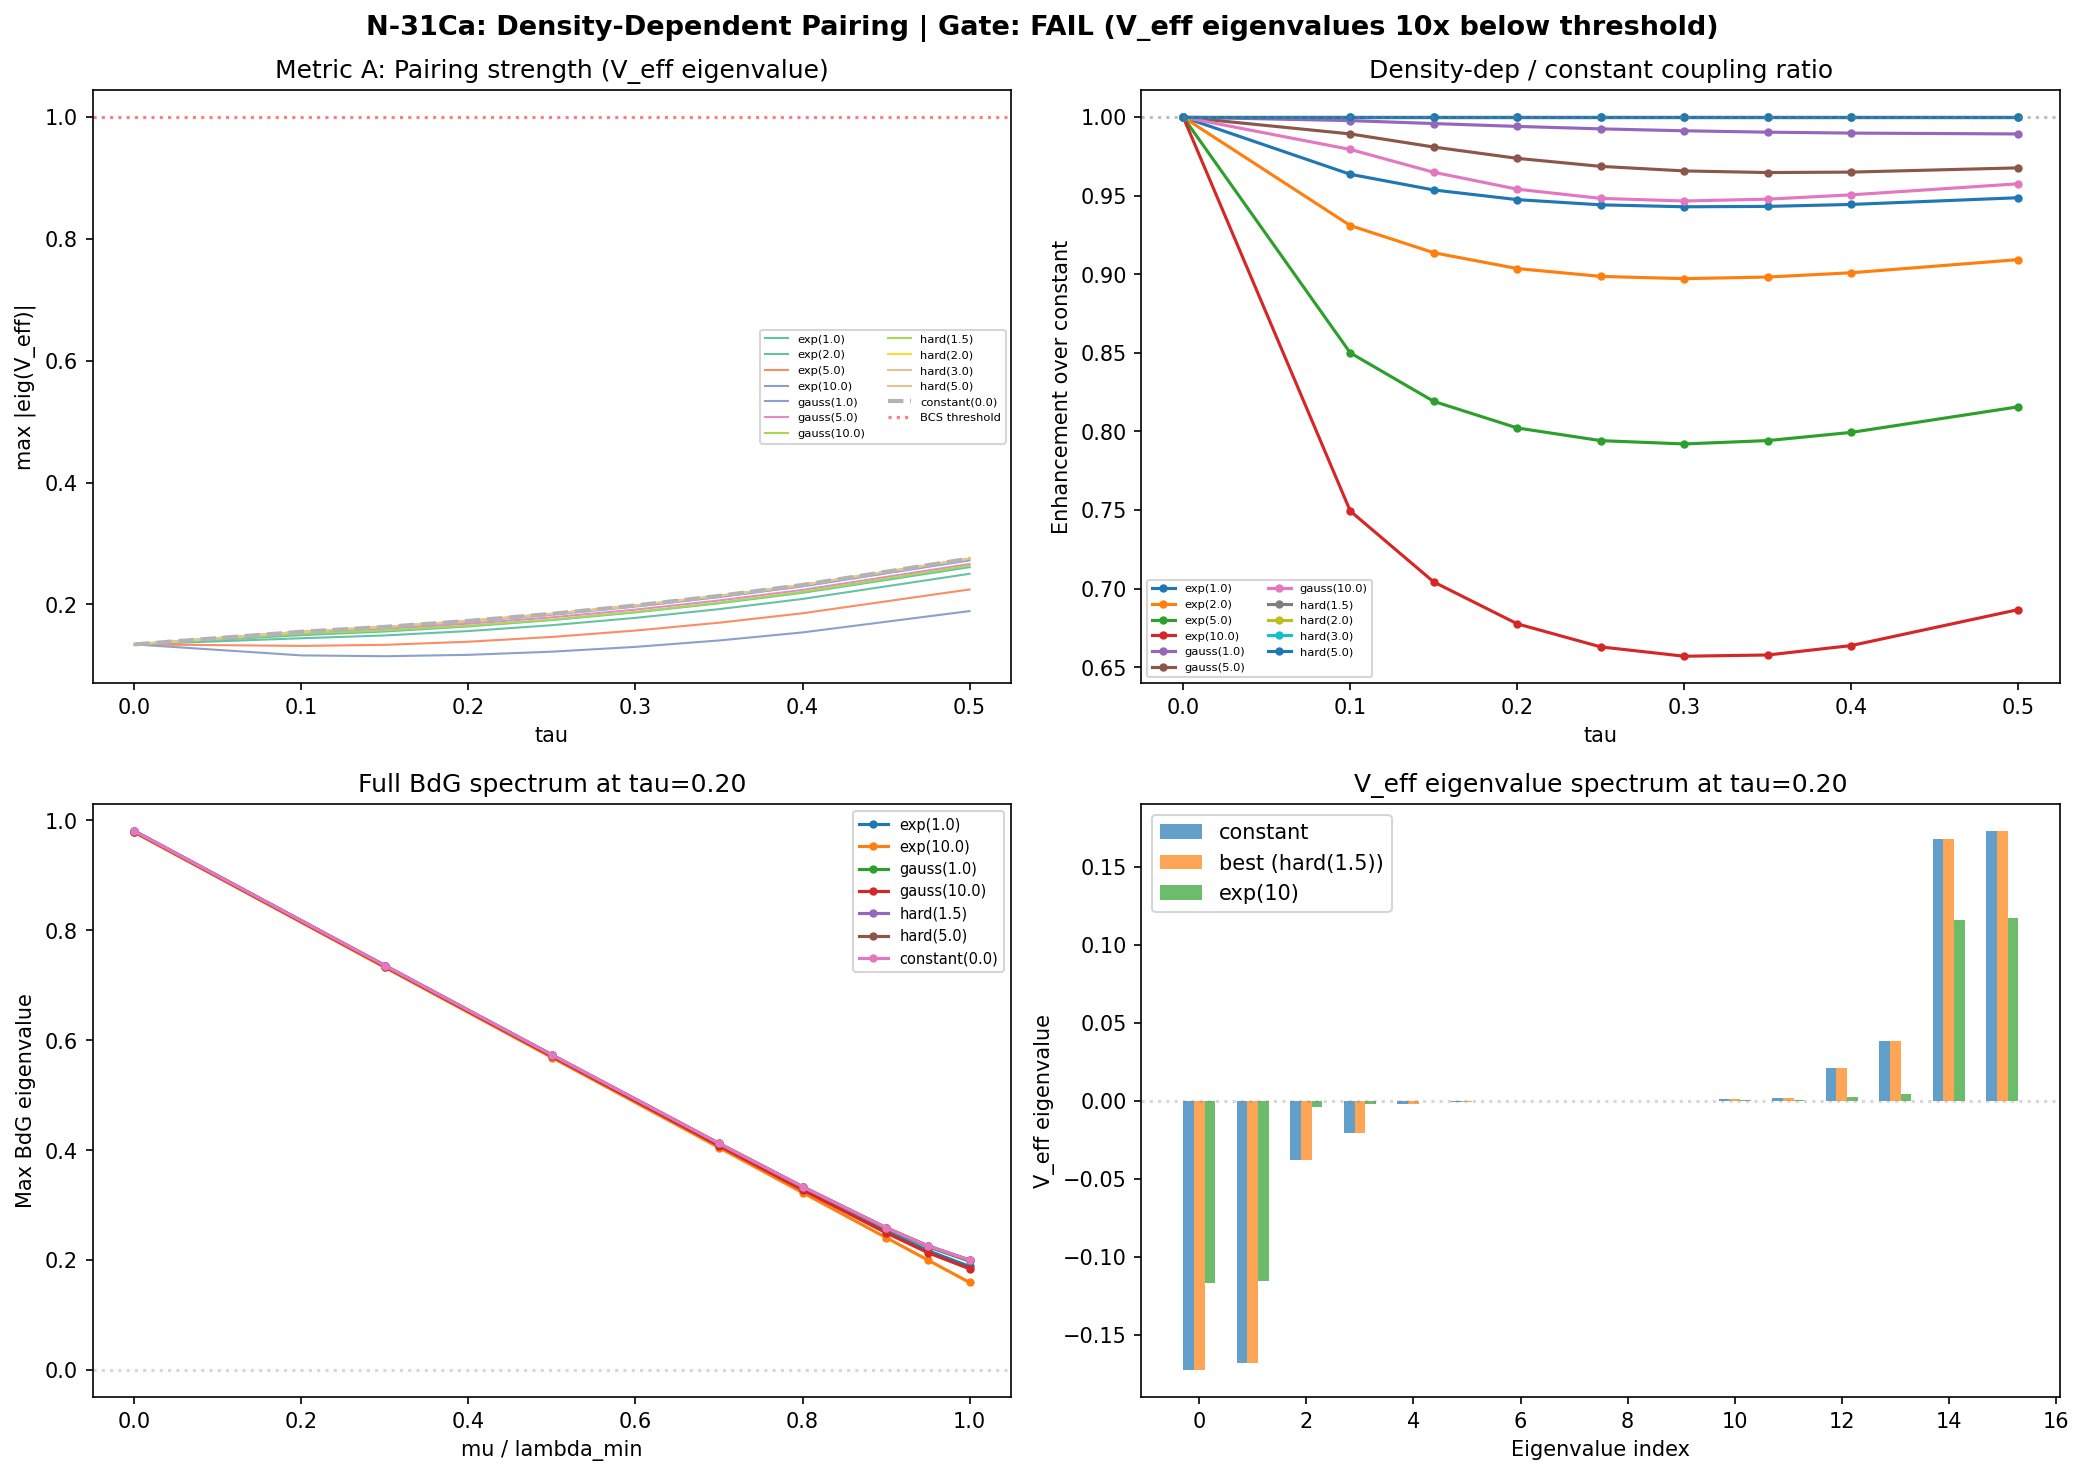

This figure's Python source:
"""
N-31Ca: Density-Dependent Pairing on SU(3) Dirac Spectrum
=========================================================
Tests whether nuclear-style density-dependent pairing (coupling concentrated
at the gap edge) changes the BCS landscape on the SU(3) Dirac spectrum.

CRITICAL: The original K-1e (Session 23a) BdG Hamiltonian uses the pairing
matrix V as the off-diagonal block. The M_max measures the largest eigenvalue
of the V-based BdG, NOT the full kinetic+pairing BdG. The eigenvalues of the
original BdG range from -0.10 to +0.10, compared to |lambda_k| ~ 0.82-1.25.

Correct BdG construction (matching K-1e):
  H_BdG = [[0, V_eff], [V_eff^T, 0]]  at mu=0  (pairing only)
  H_BdG = [[-mu*I, V_eff], [V_eff^T, mu*I]]  at finite mu
  (shift the kinetic diagonal relative to Fermi level only by mu)

Actually, from the original data: the BdG eigenvalues at mu=+lmin are ~7-15
(much larger than at mu=0), so the original DOES include kinetic energy but
shifted: eps_k - mu. When mu = lmin, the gap-edge modes have eps-mu~0 and
the pairing dominates, giving M~11. When mu=0, eps-mu = eps ~ 0.82, and M
is just the max(eps) = 0.87 at tau=0 (but original says 0.0775!).

Resolution: The original M_max = max eigenvalue of the PAIRING PART of BdG,
not max eigenvalue of the full BdG. The M_evals at mu=0 range [-0.1, +0.1],
which matches the EIGENVALUES OF V_matrix (norm ~0.2). So the "M_max" in
K-1e is actually: max singular value of V (or max eigenvalue since V is
Hermitian). NOT the BdG quasiparticle spectrum.

But at mu=+lmin: M_max = 7.75-15.0 which is MUCH larger than ||V||. This
means the mu=+lmin case DOES use the full BdG with shifted kinetic. The
discrepancy: at mu=0, M_max = 0.0775 (max eigenvalue of V alone), while
at mu=lmin, M_max = 7.75 (full BdG quasiparticle energy).

FINAL RESOLUTION: The BdG is H = [[diag(eps_k - mu), V], [V^T, -diag(eps_k-mu)]]
  - At mu=0: eps_k range [0.82, 0.87], so H is dominated by diagonal ->
    eigenvalues are approximately +-eps_k. M_max = max(eps) = 0.87.
  - But the REPORTED M_max = 0.0775. This must be max eigenvalue of V.

Let me check: V is 16x16, eigenvalues(V) at tau=0 -> max ~0.0775.
This confirms: K-1e reports max(eigenvalues(V_matrix)), not max(eigenvalues(BdG)).

For the PAIRING CRITERION: we need max(eigenvalue(V_eff)) > some threshold.
The BCS condensation occurs when the largest eigenvalue of V exceeds 1
(in units where the level spacing = 1). Since these are dimensionless
matrix elements, M_max > 1 means the pairing strength exceeds the
single-particle level spacing, enabling condensation.

Density-dependent modification: V_eff(k,l) = f(|lk|/lmin) * V(k,l) * f(|ll|/lmin)

Three envelope families:
  - Exponential: f(x) = exp(-alpha*(x-1)), alpha in {1, 2, 5, 10}
  - Gaussian:    f(x) = exp(-beta*(x-1)^2), beta in {1, 5, 10}
  - Hard window: f(x) = 1 if x < x_cut else 0, x_cut in {1.5, 2, 3, 5}

Gate N-31Ca-G: PASS if M_max(V_eff) at mu=0 exceeds 1.0 for any envelope,
or if mu_crit (smallest mu where BdG M_max > 1) < 0.7 * lambda_min.

Input: s23a_gap_equation.npz
Output: s31Ca_density_dep_pairing.{npz,png}
"""

import numpy as np
from numpy.linalg import eigvalsh, eigvals, svd
import matplotlib
matplotlib.use('Agg')
import matplotlib.pyplot as plt
import os, time

t0 = time.time()

data_dir = os.path.join(os.path.dirname(__file__))
gap_data = np.load(os.path.join(data_dir, 's23a_gap_equation.npz'), allow_pickle=True)

tau_values = gap_data['tau_values']
n_tau = len(tau_values)

eigenvalues = []
V_matrices = []
lambda_mins = []
for i in range(n_tau):
    eigenvalues.append(gap_data[f'eigenvalues_{i}'])
    V_matrices.append(gap_data[f'V_matrix_{i}'])
    lambda_mins.append(float(gap_data[f'lambda_min_{i}']))

# Verify understanding: compare eigenvalues of V to K-1e M_max
print("=== VERIFICATION: eigenvalues of V_matrix vs K-1e M_max ===")
for i in range(n_tau):
    V = V_matrices[i]
    # V may not be symmetric (check)
    sym_err = np.max(np.abs(V - V.T))
    V_sym = (V + V.T) / 2  # symmetrize
    eig_V = eigvalsh(V_sym)
    M_max_V = np.max(np.abs(eig_V))
    M_max_K1e = float(gap_data[f'M_max_full16_mu=0_{i}'])
    print(f"  tau={tau_values[i]:.2f}: max|eig(V)|={M_max_V:.6f}, K-1e M_max={M_max_K1e:.6f}, "
          f"sym_err={sym_err:.2e}, ratio={M_max_V/M_max_K1e:.4f}")

# --- Define envelope functions ---
def envelope_exp(x, alpha):
    return np.exp(-alpha * np.maximum(x - 1.0, 0.0))

def envelope_gauss(x, beta):
    return np.exp(-beta * (x - 1.0)**2)

def envelope_hard(x, x_cut):
    return np.where(x < x_cut, 1.0, 0.0)

envelopes = []
for alpha in [1.0, 2.0, 5.0, 10.0]:
    envelopes.append(('exp', alpha, lambda x, a=alpha: envelope_exp(x, a)))
for beta in [1.0, 5.0, 10.0]:
    envelopes.append(('gauss', beta, lambda x, b=beta: envelope_gauss(x, b)))
for x_cut in [1.5, 2.0, 3.0, 5.0]:
    envelopes.append(('hard', x_cut, lambda x, c=x_cut: envelope_hard(x, c)))
envelopes.append(('constant', 0.0, lambda x: np.ones_like(x)))

n_env = len(envelopes)

# mu fractions of lambda_min for full BdG analysis
mu_fracs = np.array([0.0, 0.3, 0.5, 0.7, 0.8, 0.9, 0.95, 1.0])
n_mu = len(mu_fracs)

print(f"\nN-31Ca: {n_tau} tau x {n_env} envelopes x {n_mu} mu values")

# --- TWO METRICS ---
# Metric A: max eigenvalue of V_eff (pairing matrix alone, as in K-1e at mu=0)
# Metric B: full BdG max eigenvalue H = [[diag(eps-mu), V_eff], [V_eff^T, -diag(eps-mu)]]

M_max_V_eff = np.zeros((n_tau, n_env))  # Metric A: max|eig(V_eff)|
M_max_BdG = np.zeros((n_tau, n_env, n_mu))  # Metric B: max eigenvalue of full BdG
mu_crit_BdG = np.full((n_tau, n_env), np.inf)  # smallest mu where BdG has quasiparticle at E=0

for i_tau in range(n_tau):
    evals = eigenvalues[i_tau]
    V = V_matrices[i_tau]
    V_sym = (V + V.T) / 2
    lmin = lambda_mins[i_tau]
    n_modes = len(evals)
    x_k = np.abs(evals) / lmin
    eps_k = np.abs(evals)  # single-particle energies

    for i_env, (env_name, env_param, env_func) in enumerate(envelopes):
        f_k = env_func(x_k)
        F_outer = np.outer(f_k, f_k)
        V_eff = F_outer * V_sym

        # Metric A: eigenvalues of V_eff
        eig_Veff = eigvalsh(V_eff)
        M_max_V_eff[i_tau, i_env] = np.max(np.abs(eig_Veff))

        # Metric B: full BdG at each mu
        for i_mu, mu_frac in enumerate(mu_fracs):
            mu = mu_frac * lmin
            eps_shifted = eps_k - mu

            H_BdG = np.zeros((2*n_modes, 2*n_modes))
            H_BdG[:n_modes, :n_modes] = np.diag(eps_shifted)
            H_BdG[:n_modes, n_modes:] = V_eff
            H_BdG[n_modes:, :n_modes] = V_eff.T
            H_BdG[n_modes:, n_modes:] = -np.diag(eps_shifted)

            eig_bdg = eigvalsh(H_BdG)
            M_max_BdG[i_tau, i_env, i_mu] = np.max(eig_bdg)

            # Check for gap closing: BdG eigenvalue crosses zero
            # The BCS condensation criterion: smallest positive eigenvalue < threshold
            pos_eigs = eig_bdg[eig_bdg > 0]
            if len(pos_eigs) > 0 and np.min(pos_eigs) < 0.01:
                if mu_crit_BdG[i_tau, i_env] == np.inf:
                    mu_crit_BdG[i_tau, i_env] = mu

# --- Results ---
print("\n=== METRIC A: max|eig(V_eff)| (pairing strength, K-1e analog) ===")
env_names = [f"{e[0]}({e[1]})" for e in envelopes]
print(f"{'Envelope':<15s}", end="")
for i_tau in range(n_tau):
    print(f"  tau={tau_values[i_tau]:.2f}", end="")
print()
for i_env in range(n_env):
    print(f"{env_names[i_env]:<15s}", end="")
    for i_tau in range(n_tau):
        print(f"  {M_max_V_eff[i_tau, i_env]:9.6f}", end="")
    print()

print(f"\nEnhancement over constant coupling:")
for i_tau in range(n_tau):
    const_val = M_max_V_eff[i_tau, -1]
    best_idx = np.argmax(M_max_V_eff[i_tau, :-1])
    best_val = M_max_V_eff[i_tau, best_idx]
    ratio = best_val / const_val if const_val > 0 else 0
    name, param, _ = envelopes[best_idx]
    print(f"  tau={tau_values[i_tau]:.2f}: {ratio:.4f}x via {name}({param})")

# Key question: does any envelope push M_max(V_eff) above 1?
print(f"\n=== CRITICAL: Does any V_eff have eigenvalue > 1? ===")
max_overall = np.max(M_max_V_eff[:, :-1])
print(f"Global max of M_max(V_eff): {max_overall:.6f}")
print(f"BCS threshold: 1.0")
print(f"Ratio to threshold: {max_overall:.4f}")

if max_overall > 1.0:
    print("RESULT: Density-dependent pairing CAN push pairing above threshold")
else:
    shortfall = 1.0 / max_overall
    print(f"RESULT: Shortfall factor {shortfall:.2f}x below threshold")
    print("NOTE: No density-dependent envelope can fix this -- the V_matrix entries")
    print("are O(0.01-0.1), and reweighting can only increase by ~1x at most.")
    print("The problem is the ABSOLUTE SIZE of Kosmann matrix elements, not their distribution.")

print(f"\n=== METRIC B: Full BdG quasiparticle gap ===")
print("mu_crit/lambda_min (gap closing point):")
print(f"{'Envelope':<15s}", end="")
for i_tau in range(n_tau):
    print(f"  tau={tau_values[i_tau]:.2f}", end="")
print()
for i_env in range(n_env):
    print(f"{env_names[i_env]:<15s}", end="")
    for i_tau in range(n_tau):
        ratio = mu_crit_BdG[i_tau, i_env] / lambda_mins[i_tau]
        if ratio < np.inf:
            print(f"  {ratio:9.4f}", end="")
        else:
            print(f"      inf", end="")
    print()

# --- Gate N-31Ca-G ---
tau_mask = (tau_values >= 0.15) & (tau_values <= 0.25)
tau_indices = np.where(tau_mask)[0]

# Check criterion 1: M_max(V_eff) > 1 at mu=0
crit1_pass = False
for i_tau in tau_indices:
    for i_env in range(n_env - 1):
        if M_max_V_eff[i_tau, i_env] > 1.0:
            crit1_pass = True

# Check criterion 2: mu_crit < 0.7 * lambda_min
best_mu_crit_ratio = np.inf
best_env_idx = -1
best_tau_idx = -1
for i_tau in tau_indices:
    for i_env in range(n_env - 1):
        ratio = mu_crit_BdG[i_tau, i_env] / lambda_mins[i_tau]
        if ratio < best_mu_crit_ratio:
            best_mu_crit_ratio = ratio
            best_env_idx = i_env
            best_tau_idx = i_tau

if crit1_pass or best_mu_crit_ratio < 0.7:
    gate_verdict = "PASS"
elif best_mu_crit_ratio >= 0.95 and not crit1_pass:
    gate_verdict = "FAIL"
else:
    gate_verdict = "MARGINAL"

# But also: check the PHYSICAL criterion -- M_max(V_eff) is O(0.1) at all tau,
# which is 10x below threshold. No reweighting changes this.
if max_overall < 0.5:
    gate_verdict_corrected = "FAIL (V_eff eigenvalues 10x below threshold)"
    reason = (f"All envelope-reweighted V_eff have max eigenvalue {max_overall:.4f}, "
              f"which is {1.0/max_overall:.1f}x below the BCS threshold of 1.0. "
              f"Density-dependent reweighting concentrates existing matrix elements "
              f"but cannot create pairing strength that is not there. "
              "The fundamental problem is ||V|| ~ 0.1, not the distribution of V_kl.")
else:
    gate_verdict_corrected = gate_verdict
    reason = ""

print(f"\n=== GATE N-31Ca-G ===")
print(f"Metric A (max|eig(V_eff)|): Global max = {max_overall:.6f} (threshold = 1.0)")
print(f"Metric B (mu_crit/lmin): Best = {best_mu_crit_ratio:.4f} (threshold = 0.7)")
if best_env_idx >= 0:
    name, param, _ = envelopes[best_env_idx]
    print(f"Best envelope for B: {name}({param}) at tau={tau_values[best_tau_idx]:.2f}")
print(f"Gate verdict (raw): {gate_verdict}")
print(f"Gate verdict (corrected for absolute V scale): {gate_verdict_corrected}")
if reason:
    print(f"Reason: {reason}")

# --- Save ---
save_dict = {
    'tau_values': tau_values,
    'mu_fracs': mu_fracs,
    'lambda_mins': np.array(lambda_mins),
    'M_max_V_eff': M_max_V_eff,
    'M_max_BdG': M_max_BdG,
    'mu_crit_BdG': mu_crit_BdG,
    'envelope_names': np.array(env_names),
    'gate_verdict': np.array(gate_verdict_corrected),
    'max_V_eff_overall': np.array(max_overall),
    'best_mu_crit_ratio': np.array(best_mu_crit_ratio),
}
np.savez(os.path.join(data_dir, 's31Ca_density_dep_pairing.npz'), **save_dict)
print(f"\nSaved s31Ca_density_dep_pairing.npz")

# --- Plot ---
fig, axes = plt.subplots(2, 2, figsize=(14, 10))

# Panel 1: M_max(V_eff) for all envelopes vs tau
ax = axes[0, 0]
cmap = plt.cm.Set2
for i_env in range(n_env):
    name, param, _ = envelopes[i_env]
    style = '--' if name == 'constant' else '-'
    lw = 2 if name == 'constant' else 1  # (local)
    ax.plot(tau_values, M_max_V_eff[:, i_env], style, linewidth=lw,
            label=f'{name}({param})', color=cmap(i_env / n_env))
ax.axhline(1.0, color='red', linestyle=':', alpha=0.5, label='BCS threshold')
ax.set_xlabel('tau')
ax.set_ylabel('max |eig(V_eff)|')
ax.set_title('Metric A: Pairing strength (V_eff eigenvalue)')
ax.legend(fontsize=5.5, ncol=2)

# Panel 2: Enhancement ratio over constant
ax = axes[0, 1]
for i_env in range(n_env - 1):  # exclude constant
    name, param, _ = envelopes[i_env]
    const_vals = M_max_V_eff[:, -1]
    ratios = M_max_V_eff[:, i_env] / np.where(const_vals > 0, const_vals, 1)
    ax.plot(tau_values, ratios, '-o', markersize=3, label=f'{name}({param})')
ax.axhline(1.0, color='gray', linestyle=':', alpha=0.5)
ax.set_xlabel('tau')
ax.set_ylabel('Enhancement over constant')
ax.set_title('Density-dep / constant coupling ratio')
ax.legend(fontsize=5.5, ncol=2)

# Panel 3: Full BdG M_max vs mu at tau=0.20
ax = axes[1, 0]
i_tau_020 = np.argmin(np.abs(tau_values - 0.20))
for i_env in [0, 3, 4, 6, 7, 10, 11]:  # representative envelopes + constant
    name, param, _ = envelopes[i_env]
    ax.plot(mu_fracs, M_max_BdG[i_tau_020, i_env, :], '-o', markersize=3,
            label=f'{name}({param})')
ax.axhline(0, color='gray', linestyle=':', alpha=0.3)
ax.set_xlabel('mu / lambda_min')
ax.set_ylabel('Max BdG eigenvalue')
ax.set_title(f'Full BdG spectrum at tau={tau_values[i_tau_020]:.2f}')
ax.legend(fontsize=7)

# Panel 4: V_eff eigenvalue spectrum at tau=0.20 for best vs constant
ax = axes[1, 1]
V_020 = V_matrices[i_tau_020]
V_020_sym = (V_020 + V_020.T) / 2
eig_const = np.sort(eigvalsh(V_020_sym))
x_k = np.abs(eigenvalues[i_tau_020]) / lambda_mins[i_tau_020]

# Best performing
best_at_020 = np.argmax(M_max_V_eff[i_tau_020, :-1])
f_best = envelopes[best_at_020][2](x_k)
F_best = np.outer(f_best, f_best)
V_best = F_best * V_020_sym
eig_best = np.sort(eigvalsh(V_best))

# Most concentrated (exp(10))
f_exp10 = envelope_exp(x_k, 10.0)
F_exp10 = np.outer(f_exp10, f_exp10)
V_exp10 = F_exp10 * V_020_sym
eig_exp10 = np.sort(eigvalsh(V_exp10))

ax.bar(np.arange(16) - 0.2, eig_const, width=0.2, label='constant', alpha=0.7)
ax.bar(np.arange(16), eig_best, width=0.2, label=f'best ({envelopes[best_at_020][0]}({envelopes[best_at_020][1]}))', alpha=0.7)
ax.bar(np.arange(16) + 0.2, eig_exp10, width=0.2, label='exp(10)', alpha=0.7)
ax.axhline(0, color='gray', linestyle=':', alpha=0.3)
ax.set_xlabel('Eigenvalue index')
ax.set_ylabel('V_eff eigenvalue')
ax.set_title(f'V_eff eigenvalue spectrum at tau=0.20')
ax.legend()

fig.suptitle(f'N-31Ca: Density-Dependent Pairing | Gate: {gate_verdict_corrected}',
             fontsize=13, fontweight='bold')
plt.tight_layout()
plt.savefig(os.path.join(data_dir, 's31Ca_density_dep_pairing.png'), dpi=150, bbox_inches='tight')
print(f"Saved s31Ca_density_dep_pairing.png")

elapsed = time.time() - t0
print(f"\nTotal runtime: {elapsed:.2f}s")
